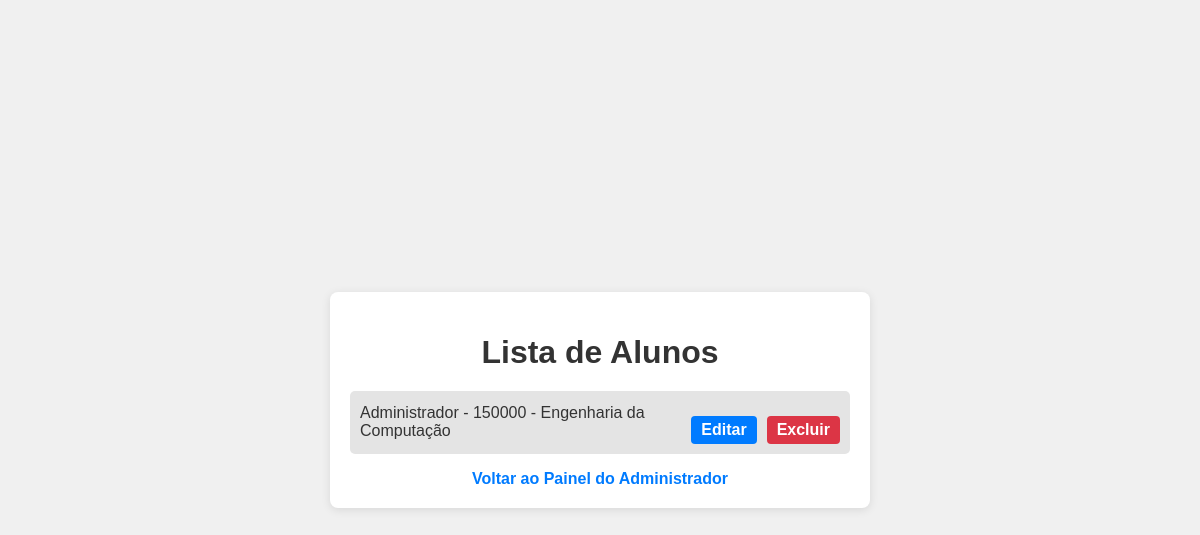
The app's page /listar_alunos (signed in) with its own data.
### Trabalho Sistemas para Internet II/trab.py (models this page shows, shortened)
class alunos(db.Model):
    id = db.Column(db.Integer, primary_key=True)
    nome = db.Column(db.String(80), nullable=False)
    matricula = db.Column(db.String(40), unique=True, nullable=False)
    senha_hash = db.Column(db.String(120), nullable=False)
    turmas = db.relationship('turma', secondary=aluno_e_turma, back_populates='alunos')
    curso_id = db.Column(db.Integer, db.ForeignKey('curso.id'), nullable=False)
    curso = db.relationship('curso', backref='estudantes')
    administrador = db.Column(db.Boolean, default=False)

class curso(db.Model):
    id = db.Column(db.Integer, primary_key=True)
    nome_curso = db.Column(db.String(80), unique=True, nullable=False)
    turmas = db.relationship('turma', backref='curso', lazy=True)

### Trabalho Sistemas para Internet II/trab.py (the view)
@app.route('/listar_alunos')
def listar_alunos():
    if 'aluno_id' not in session:
        return redirect(url_for('login'))
    aluno = db.session.get(alunos, session['aluno_id'])
    if aluno.administrador != 1:
        return redirect(url_for('pagina_inicial'))
    alunos_list = alunos.query.all()
    return render_template('lista_de_alunos.html', alunos_list=alunos_list)

### Trabalho Sistemas para Internet II/trab.py (called while the page is built)
@app.before_request
def enforce_foreign_keys():
    db.session.execute(text('PRAGMA foreign_keys = ON'))

### Trabalho Sistemas para Internet II/templates/lista_de_alunos.html (shortened to what this page needs)
<!DOCTYPE html>
<html lang="pt-BR">
<head>
</head>
<body>
    <div class="container">
        <h1>Lista de Alunos</h1>
        <ul>
            {% for aluno in alunos_list %}
                <li>
                    {{ aluno.nome }} - {{ aluno.matricula }} - {{ aluno.curso.nome_curso }}
                    <div class="actions">
                        <a href="{{ url_for('editar_aluno', id=aluno.id) }}" class="btn">Editar</a>
                        <a href="{{ url_for('deletar_aluno', id=aluno.id) }}" class="btn btn-danger" onclick="return confirm('Tem certeza que deseja excluir este aluno?');">Excluir</a>
                    </div>
                </li>
            {% endfor %}
        </ul>
        <a href="{{ url_for('admin_page') }}">Voltar ao Painel do Administrador</a>
    </div>
</body>
</html>

### Trabalho Sistemas para Internet II/templates/lista_de_alunos.html (style rules this page uses)
body { font-family: Arial, sans-serif; background-color: #f0f0f0; display: flex; justify-content: center; align-items: center; height: 100vh; margin: 0; }
.container { background-color: #ffffff; padding: 20px; border-radius: 8px; box-shadow: 0 2px 10px rgba(0, 0, 0, 0.1); width: 500px; }
h1 { text-align: center; margin-bottom: 20px; color: #333; }
ul { list-style-type: none; padding: 0; }
li { background: #e4e4e4; margin: 5px 0; padding: 10px; border-radius: 5px; color: #333; display: flex; justify-content: space-between; align-items: center; }
.actions { display: flex; gap: 10px; }
.btn { padding: 5px 10px; background-color: #007bff; color: white; border: none; border-radius: 4px; cursor: pointer; text-decoration: none; }
.btn-danger { background-color: #dc3545; }
a { color: #007bff; text-decoration: none; display: block; text-align: center; margin-top: 15px; font-weight: bold; }

### records on screen
alunos: nome "Administrador", matricula "150000", curso.nome_curso "Engenharia da Computação"
